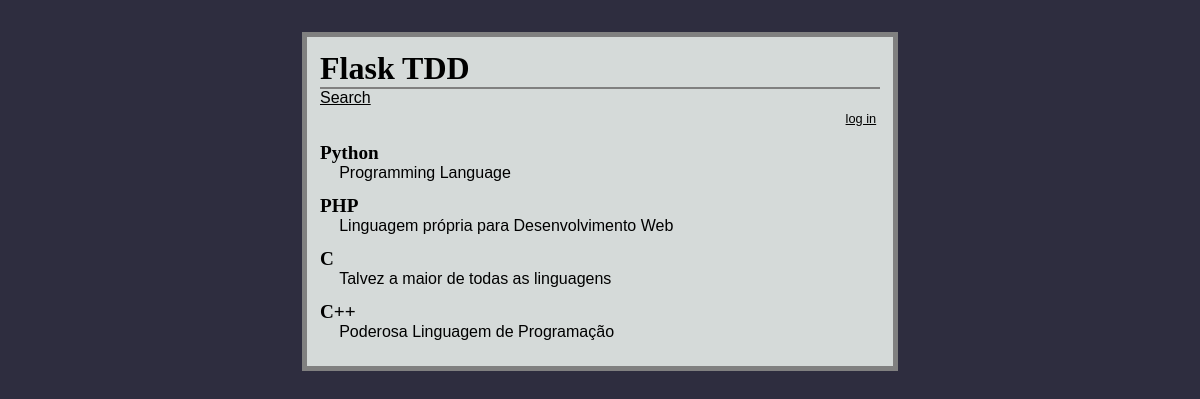
Before: / with the older database file.
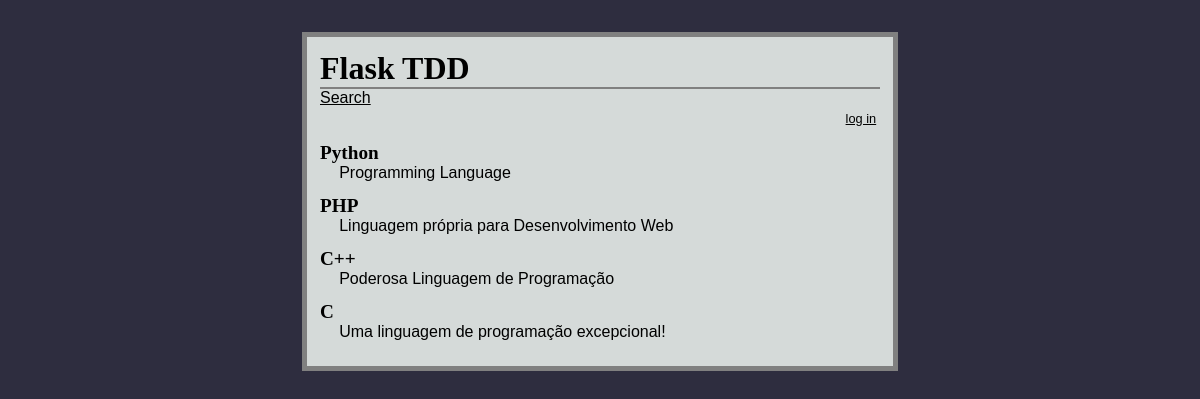
After: the same page with the newer database file.
### models.py (models this page shows, shortened)
class Flaskr(db.Model):
    __tablename__ = "flaskr"
    post_id = db.Column(db.Integer, primary_key=True)
    title = db.Column(db.String, nullable=False)
    text = db.Column(db.String, nullable=False)

### app.py (the view)
@app.route('/')
def index():
    entries = db.session.query(models.Flaskr)
    return render_template('index.html', entries=entries)

### templates/index.html (shortened to what this page needs)
<!DOCTYPE html>
<html>
<head>
  <link rel="stylesheet" type="text/css" href="{{ url_for('static', filename='style.css') }}">
</head>
<body>
  <div class="page">
    <h1>Flask TDD</h1>
    <a href="{{ url_for('search') }}">Search</a>
    <div class="metanav">
      {% if not session.logged_in %}
        <a href="{{ url_for('login') }}">log in</a>
      {% else %}
        <a href="{{ url_for('logout') }}">log out</a>
      {% endif %}
    </div>
    <ul class="entries">
      {% for entry in entries %}
        <li class="entry"><h2 id="{{ entry.post_id }}">{{ entry.title }}</h2>{{ entry.text|safe }}</li>
      {% else %}
        <li><em>No entries yet. Add some!</em></li>
      {% endfor %}
    </ul>
  </div>
</body>
</html>

### static/style.css (style rules this page uses)
body { font-family: sans-serif; background: #2e2d3f; }
a, h1, h2 { color: black; }
h1, h2 { font-family: 'Georgia', serif; margin: 0; }
h1 { border-bottom: 2px solid gray; }
h2 { font-size: 1.2em; }
.page { margin: 2em auto; width: 35em; border: 5px solid gray; padding: 0.8em; background: #d5dad9; }
.entries { list-style: none; margin: 0; padding: 0; }
.entries li { margin: 0.8em 1.2em; }
.entries li h2 { margin-left: -1em; }
.metanav { text-align: right; font-size: 0.8em; padding: 0.3em; margin-bottom: 1em; background: #d5dad9; }

Changed rows visible on the page:
removed Flaskr: title "C", text "Talvez a maior de todas as linguagens"
added Flaskr: title "C", text "Uma linguagem de programação excepcional!"
